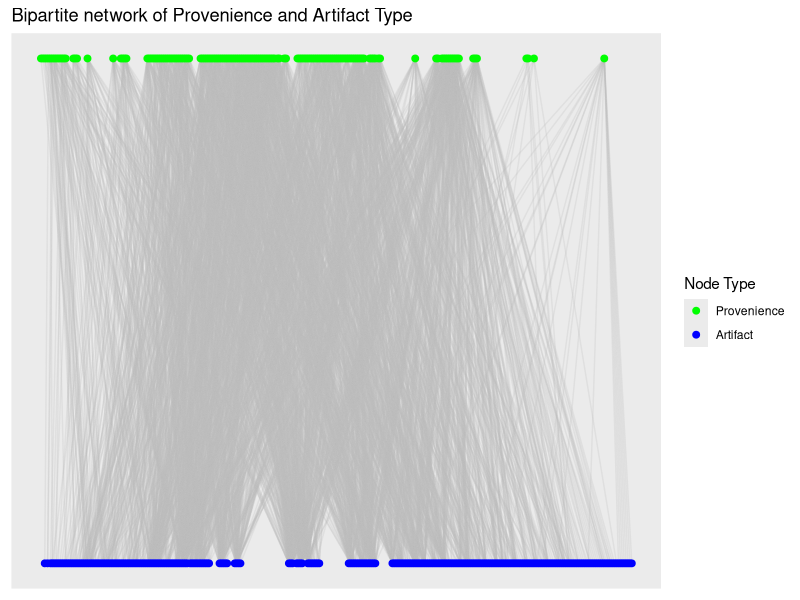
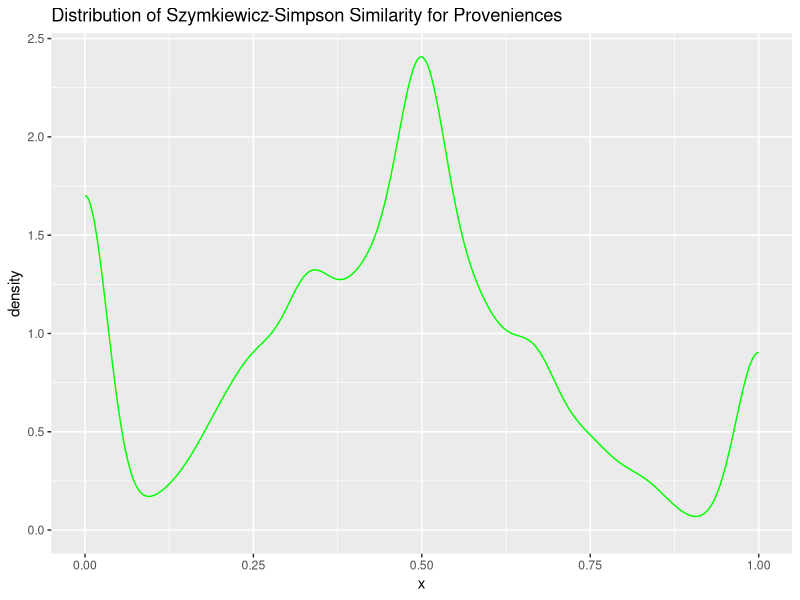
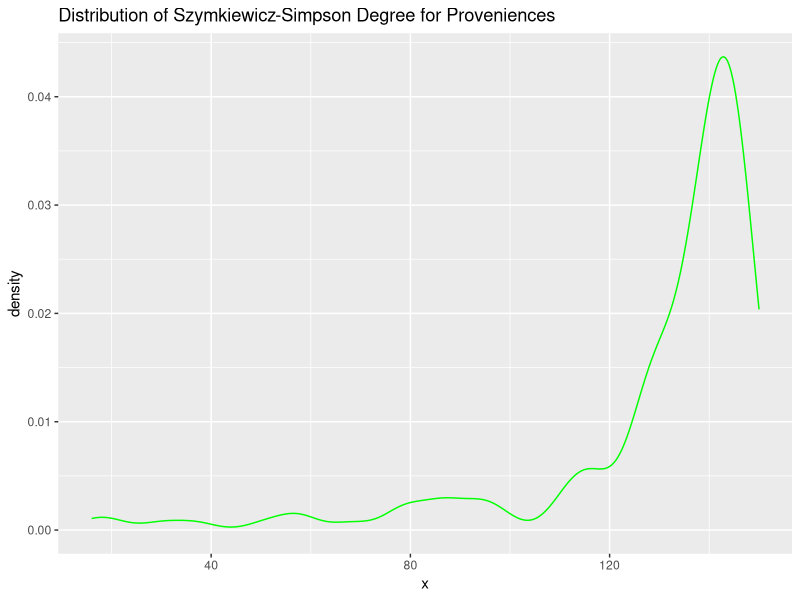
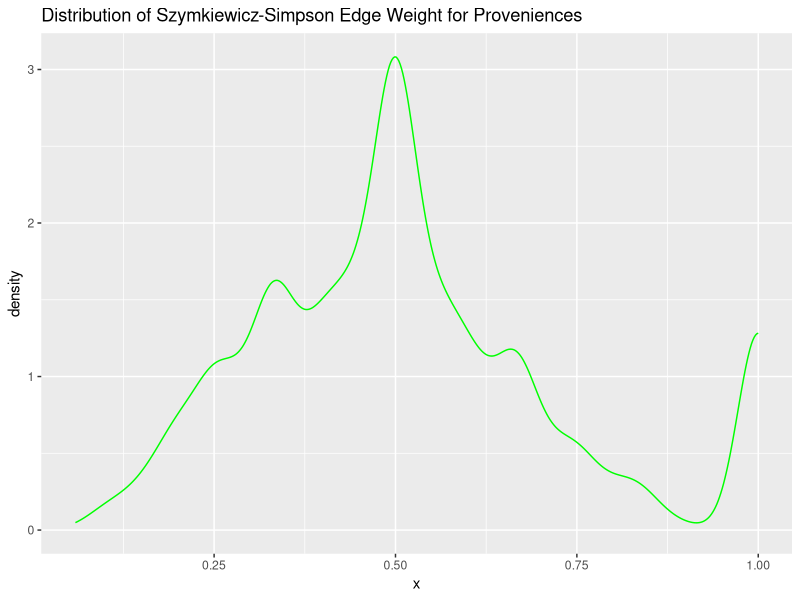
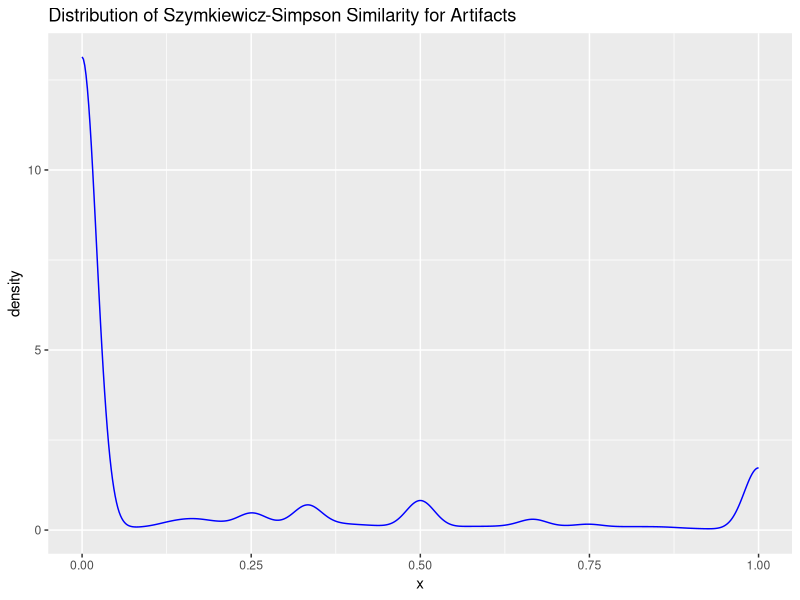
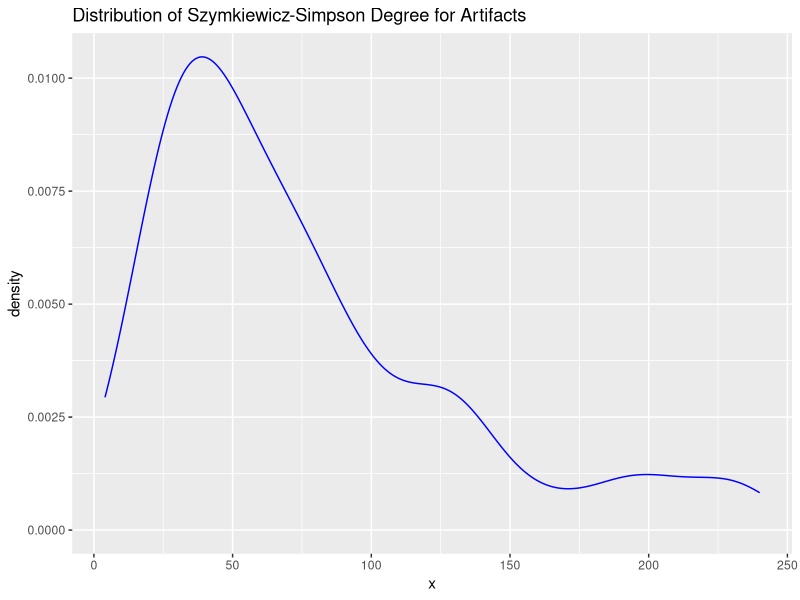
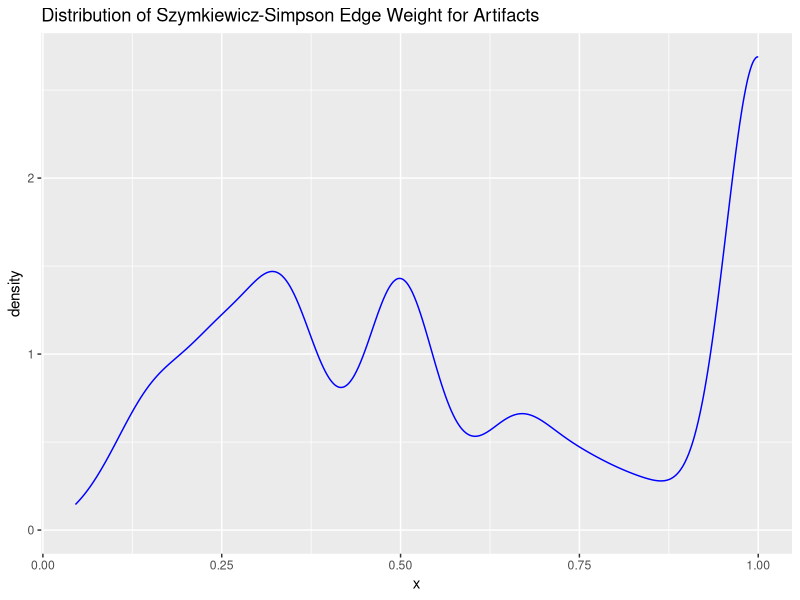
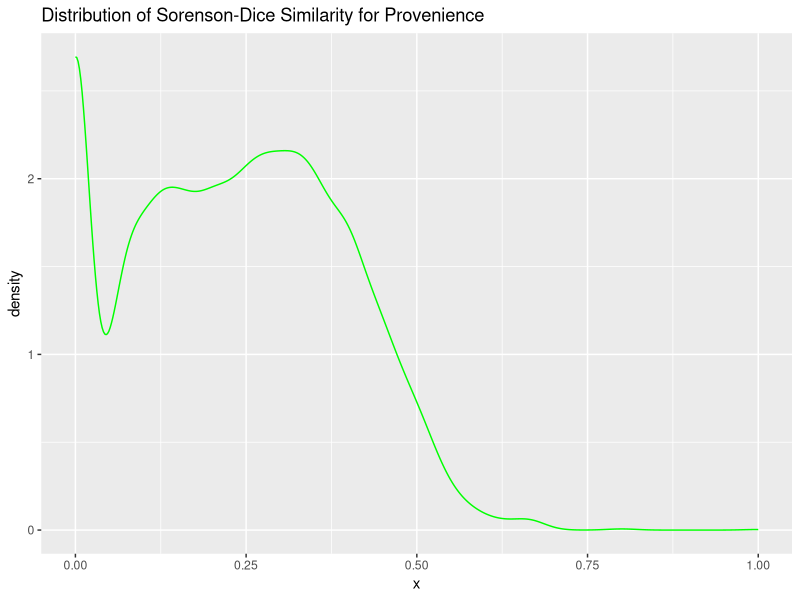

Write R code to recreate these figures, in order.

require(tidyverse)
require(igraph)
require(ggraph)

# Import data from file ---------------------------------------------------

dat <- read_csv("Catalog_SiteA.csv",
                col_select = c(LEVEL_ID, CODE))

# Create un-weighted bipartite graph --------------------------------------

g_assemblages_bpg <-
  graph_from_data_frame(unique.data.frame(select(dat, LEVEL_ID, CODE)),
                        directed = FALSE)

V(g_assemblages_bpg)$type <-
  bipartite_mapping(g_assemblages_bpg)$type

g_assemblages_bpg_layout <-
  g_assemblages_bpg %>% layout_as_bipartite()

g_assemblages_bpg %>%
  ggraph(layout = g_assemblages_bpg_layout) +
  geom_edge_link(color = "gray", alpha = 0.25) +
  geom_node_point(aes(color = type), size = 2) +
  scale_color_manual(
    values = c("green", "blue"),
    name = "Node Type",
    breaks = c(FALSE, TRUE),
    labels = c("Provenience", "Artifact")
  ) +
  ggtitle("Bipartite network of Provenience and Artifact Type")


# Create incidence matrix from bipartite graph -----------------------------

g_assemblages_bpg_inc <- as_incidence_matrix(g_assemblages_bpg)

# Project one-mode graphs with igraph --------------------------------------

g_assemblages_proj <-
  bipartite_projection(g_assemblages_bpg, multiplicity = TRUE)

g_assemblages_proj_prov <- g_assemblages_proj$proj1

g_assemblages_proj_artifact <- g_assemblages_proj$proj2

# g_assemblages_proj_prov %>%
#   ggraph(layout = "fr") +
#   geom_edge_link(color = "gray", aes(alpha = weight)) +
#   geom_node_point(color = "green", size = 2) +
#   ggtitle("Network of Proveniences")
# 
# g_assemblages_proj_artifact %>%
#   ggraph(layout = "fr") +
#   geom_edge_link(color = "gray", aes(alpha = weight)) +
#   geom_node_point(color = "blue", size = 2) +
#   ggtitle("Network of Artifact Types")


# Project one-mode graphs, Szymkiewicz-Simpson -----------------------------

overlap_coef_bin <- function(x) {
  # Calculate the pairwise sums of non-zero matrix elements to find the number
  # of intersecting elements between each input column
  bin_intersect_mat <- t(x) %*% x
  
  # Calculate the input column sums to find the individual size of each set
  col_sum <- apply(x, 2, function(xx)
    sum(xx != 0))
  
  # Find the smaller of each pair of sets by taking the matrix outer minimum
  min_set_size_mat <- outer(col_sum, col_sum, FUN = pmin)
  
  # Szymkiewicz-Simpson overlap coefficient is the pairwise intersection of two
  # sets divided by the size of the smaller set
  res <- bin_intersect_mat / min_set_size_mat
  
  # Set diagonal to identity
  diag(res) <- 1L
  
  # Assign input column names to rows and columns of return matrix
  dimnames(res) <- list(colnames(x), colnames(x))
  
  return(res)
}


## Project provenience -----------------------------------------------------

prov_adj_ssoc <- overlap_coef_bin(t(g_assemblages_bpg_inc))

prov_ssoc_vals <-
  prov_adj_ssoc[lower.tri(prov_adj_ssoc, diag = FALSE)]

ggplot(data = data.frame(x = c(prov_ssoc_vals)), aes(x = x)) +
  geom_density(color = "green") +
  ggtitle("Distribution of Szymkiewicz-Simpson Similarity for Proveniences")

g_assemblages_proj_prov_oc <-
  graph_from_adjacency_matrix(prov_adj_ssoc,
                              mode = "undirected",
                              weighted = TRUE,
                              diag = FALSE)

# g_assemblages_proj_prov_oc %>%
#   ggraph(layout = "kk") +
#   geom_edge_link(color = "gray", aes(alpha = weight)) +
#   geom_node_point(color = "green", size = 2) +
#   ggtitle("Network of Proveniences")

ggplot(data = data.frame(x = degree(g_assemblages_proj_prov_oc)), aes(x = x)) +
  geom_density(color = "green") +
  ggtitle("Distribution of Szymkiewicz-Simpson Degree for Proveniences")

ggplot(data = data.frame(x = E(g_assemblages_proj_prov_oc)$weight), aes(x = x)) +
  geom_density(color = "green") +
  ggtitle("Distribution of Szymkiewicz-Simpson Edge Weight for Proveniences")


## Project artifact types --------------------------------------------------

artifact_adj_ssoc <- overlap_coef_bin(g_assemblages_bpg_inc)

artifact_ssoc_vals <-
  artifact_adj_ssoc[lower.tri(artifact_adj_ssoc, diag = FALSE)]

ggplot(data = data.frame(x = c(artifact_ssoc_vals)), aes(x = x)) +
  geom_density(color = "blue") +
  ggtitle("Distribution of Szymkiewicz-Simpson Similarity for Artifacts")

g_assemblages_proj_artifact_oc <-
  graph_from_adjacency_matrix(
    artifact_adj_ssoc,
    mode = "undirected",
    weighted = TRUE,
    diag = FALSE
  )

# g_assemblages_proj_artifact_oc %>%
#   ggraph(layout = "kk") +
#   geom_edge_link(color = "gray", aes(alpha = weight)) +
#   geom_node_point(color = "blue", size = 2) +
#   ggtitle("Network of Artifacts")

ggplot(data = data.frame(x = degree(g_assemblages_proj_artifact_oc)), aes(x = x)) +
  geom_density(color = "blue") +
  ggtitle("Distribution of Szymkiewicz-Simpson Degree for Artifacts")

ggplot(data = data.frame(x = E(g_assemblages_proj_artifact_oc)$weight), aes(x = x)) +
  geom_density(color = "blue") +
  ggtitle("Distribution of Szymkiewicz-Simpson Edge Weight for Artifacts")


# Project one-mode graphs, Sorenson-Dice -----------------------------------

soren_dice_sim_bin <- function(x) {
  # Calculate the pairwise sums of non-zero matrix elements to find the number
  # of intersecting elements between each input column
  bin_intersect_mat <- t(x) %*% x
  
  # Calculate the input column sums, to find the individual size of each set
  col_sum <- apply(x, 2, function(xx)
    sum(xx != 0))
  
  # Calculate the matrix outer sums for pairwise sum of set sizes
  set_size_sum_mat <- outer(col_sum, col_sum, FUN = "+")
  
  # Sorenson-Dice index is twice the size of the intersection divided by the
  # sum of the size for each set
  res <- (2 * bin_intersect_mat) / set_size_sum_mat
  
  # Set diagonal to identity
  diag(res) <- 1L
  
  # Assign input column names to rows and columns of return matrix
  dimnames(res) <- list(colnames(x), colnames(x))
  return(res)
  
}

## Project provenience -----------------------------------------------------

prov_adj_sd <- soren_dice_sim_bin(t(g_assemblages_bpg_inc))

prov_sd_vals <-
  prov_adj_sd[lower.tri(prov_adj_sd, diag = FALSE)]

ggplot(data = data.frame(x = prov_sd_vals), aes(x = x)) +
  geom_density(color = "green") +
  ggtitle("Distribution of Sorenson-Dice Similarity for Provenience")

g_assemblages_proj_prov_sd <-
  graph_from_adjacency_matrix(prov_adj_sd,
                              mode = "undirected",
                              weighted = TRUE,
                              diag = FALSE)

g_assemblages_proj_prov_sd %>%
  ggraph(layout = "kk") +
  geom_edge_link(color = "gray", aes(alpha = weight)) +
  geom_node_point(color = "green", size = 2) +
  ggtitle("Network of Proveniences")

ggplot(data = data.frame(x = degree(g_assemblages_proj_prov_sd)), aes(x = x)) +
  geom_density(color = "green") +
  ggtitle("Distribution of Sorenson-Dice Degree for Proveniences")

ggplot(data = data.frame(x = E(g_assemblages_proj_prov_sd)$weight), aes(x = x)) +
  geom_density(color = "green") +
  ggtitle("Distribution of Sorenson-Dice Edge Weight for Proveniences")


## Project artifact types --------------------------------------------------

artifact_adj_sd <- soren_dice_sim_bin(g_assemblages_bpg_inc)

artifact_sd_vals <-
  artifact_adj_sd[lower.tri(artifact_adj_sd, diag = FALSE)]

ggplot(data = data.frame(x = artifact_sd_vals), aes(x = x)) +
  geom_density(color = "blue") +
  ggtitle("Distribution of Sorenson-Dice Similarity for Artifacts")

g_assemblages_proj_artifact_sd <-
  graph_from_adjacency_matrix(artifact_adj_sd,
                              mode = "undirected",
                              weighted = TRUE,
                              diag = FALSE)

# g_assemblages_artifact_prov_sd %>%
#   ggraph(layout = "kk") +
#   geom_edge_link(color = "gray", aes(alpha = weight)) +
#   geom_node_point(color = "green", size = 2) +
#   ggtitle("Network of Artifacts")

ggplot(data = data.frame(x = degree(g_assemblages_proj_artifact_sd)), aes(x = x)) +
  geom_density(color = "blue") +
  ggtitle("Distribution of Sorenson-Dice Degree for Artifacts")

ggplot(data = data.frame(x = E(g_assemblages_proj_artifact_sd)$weight), aes(x = x)) +
  geom_density(color = "blue") +
  ggtitle("Distribution of Sorenson-Dice Edge Weight for Artifacts")


# Project one-mode graphs, Jaccard ----------------------------------------

jaccard_sim_bin <- function(x) {
  # Calculate the pairwise sums of non-zero matrix elements to find the number
  # of intersecting elements between each input column
  bin_intersect_mat <- t(x) %*% x
  
  # Calculate the input column sums to find the individual size of each set
  x_col_sum <- apply(x, 2, function(xx)
    sum(xx != 0))
  
  # Calculate the matrix outer sums for pairwise sum of set sizes
  set_size_sum_mat <- outer(x_col_sum, x_col_sum, FUN = "+")
  
  # Jaccard index is intersection of set sizes over the size of the union of
  # sets
  res <- bin_intersect_mat / (set_size_sum_mat - bin_intersect_mat)
  
  # Set diagonal to identity
  diag(res) <- 1L
  
  # Assign input column names to rows and columns of return matrix
  dimnames(res) <- list(colnames(x), colnames(x))
  
  return(res)
}

## Project provenience -----------------------------------------------------

prov_adj_jacc <- jaccard_sim_bin(t(g_assemblages_bpg_inc))

prov_jacc_vals <-
  prov_adj_jacc[lower.tri(prov_adj_jacc, diag = FALSE)]

ggplot(data = data.frame(x = prov_jacc_vals), aes(x = x)) +
  geom_density(color = "green") +
  ggtitle("Distribution of Jaccard Similarity for Provenience")

g_assemblages_proj_prov_jacc <-
  graph_from_adjacency_matrix(prov_adj_jacc,
                              mode = "undirected",
                              weighted = TRUE,
                              diag = FALSE)

# g_assemblages_proj_prov_jacc %>%
#   ggraph(layout = "kk") +
#   geom_edge_link(color = "gray", aes(alpha = weight)) +
#   geom_node_point(color = "green", size = 2) +
#   ggtitle("Network of Proveniences")

ggplot(data = data.frame(x = degree(g_assemblages_proj_prov_jacc)), aes(x = x)) +
  geom_density(color = "green") +
  ggtitle("Distribution of Jaccard Degree for Proveniences")

ggplot(data = data.frame(x = E(g_assemblages_proj_prov_jacc)$weight), aes(x = x)) +
  geom_density(color = "green") +
  ggtitle("Distribution of Jaccard Edge Weight for Proveniences")


## Project artifact types --------------------------------------------------

artifact_adj_jacc <- jaccard_sim_bin(g_assemblages_bpg_inc)

artifact_jacc_vals <-
  artifact_adj_jacc[lower.tri(artifact_adj_jacc, diag = FALSE)]

ggplot(data = data.frame(x = artifact_jacc_vals), aes(x = x)) +
  geom_density(color = "blue") +
  ggtitle("Distribution of Jaccard Similarity for Artifacts")

g_assemblages_proj_artifact_jacc <-
  graph_from_adjacency_matrix(
    artifact_adj_jacc,
    mode = "undirected",
    weighted = TRUE,
    diag = FALSE
  )

# g_assemblages_proj_prov_jacc %>%
#   ggraph(layout = "kk") +
#   geom_edge_link(color = "gray", aes(alpha = weight)) +
#   geom_node_point(color = "blue", size = 2) +
#   ggtitle("Network of Artifacts")

ggplot(data = data.frame(x = degree(g_assemblages_proj_artifact_jacc)), aes(x = x)) +
  geom_density(color = "blue") +
  ggtitle("Distribution of Jaccard Degree for Artifacts")

ggplot(data = data.frame(x = E(g_assemblages_proj_artifact_jacc)$weight), aes(x = x)) +
  geom_density(color = "blue") +
  ggtitle("Distribution of Jaccard Edge Weight for Artifacts")

# TOM Adjacency -----------------------------------------------------------

tom_adjacency_matrix <- function(adj_mat) {
  l_mat <- adj_mat %*% t(adj_mat)
  
  k_row <- rowSums(adj_mat)
  k_col <- colSums(adj_mat)
  k_min <- outer(k_row, k_col, FUN = pmin)
  
  tom_adj <- (l_mat + adj_mat) / (k_min + 1 - adj_mat)
  
  diag(tom_adj) <- 1
  
  dimnames(tom_adj) <- list(colnames(adj_mat), colnames(adj_mat))
  
  return(tom_adj)
}

## Provenience overlap matrix ----------------------------------------------



## Artifact type overlap matrix --------------------------------------------


# Distribution of sample sizes ---------------------------------------------

require(gridExtra)

grid.arrange(
  ggplot(
    data = data.frame(x = rowSums(g_assemblages_bpg_inc)), 
    aes(x = x)) +
    geom_histogram(color = "gray", fill = "green", bins = 20) +
    ggtitle("Artifact Types per Provenience"),
  
  ggplot(
    data = data.frame(x = colSums(g_assemblages_bpg_inc)), 
    aes(x = x)) +
    geom_histogram(color = "gray", fill = "blue", bins = 20) +
    ggtitle("Occurence per Artifact Type"),
  
  ncol = 2
)



# Comparing similarity measures -------------------------------------------

prov_sims <-
  data.frame(ssoc = prov_ssoc_vals, 
             jacc = prov_jacc_vals, 
             sd = prov_sd_vals)

prov_sims %>% stack() %>%
  # filter(values > 0) %>% # View non-zero entries
  ggplot(aes(x = values)) +
  geom_density(color = "green",
               alpha = 0.4) +
  facet_grid(ind ~ ., scales = "free")

artifact_sims <-
  data.frame(ssoc = artifact_ssoc_vals, 
             jacc = artifact_jacc_vals, 
             sd = artifact_sd_vals)

artifact_sims %>% stack() %>% 
  # filter(values > 0) %>% # View non-zero entries
  ggplot(aes(x = values)) +
  geom_density(color = "blue",
               alpha = 0.4) + 
  facet_grid(ind ~ ., scales = "free")
